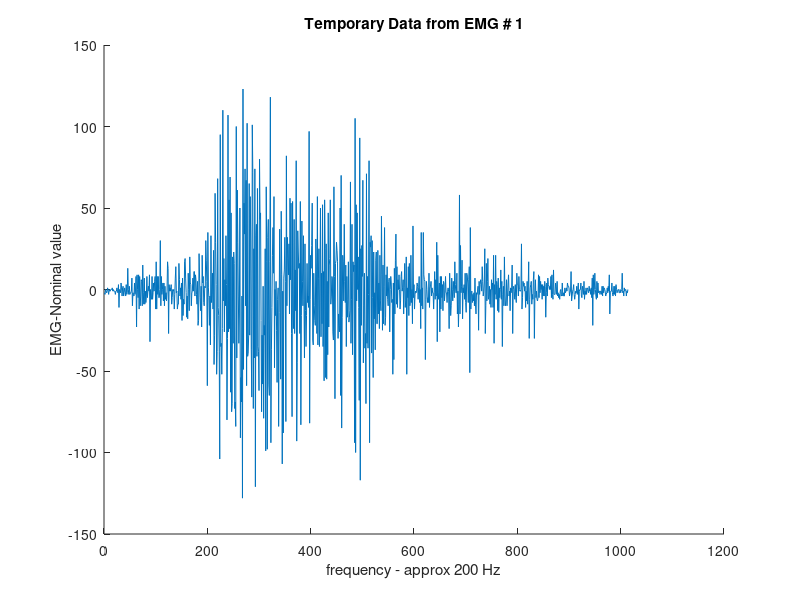
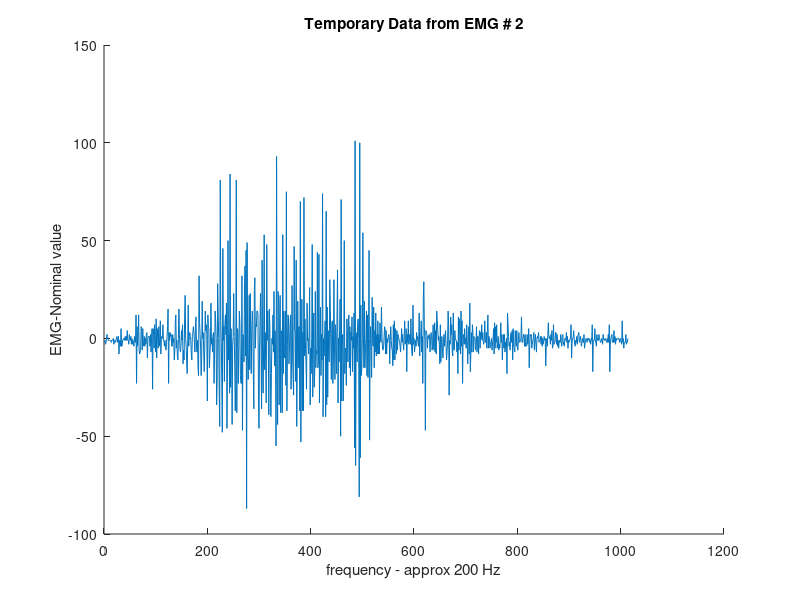
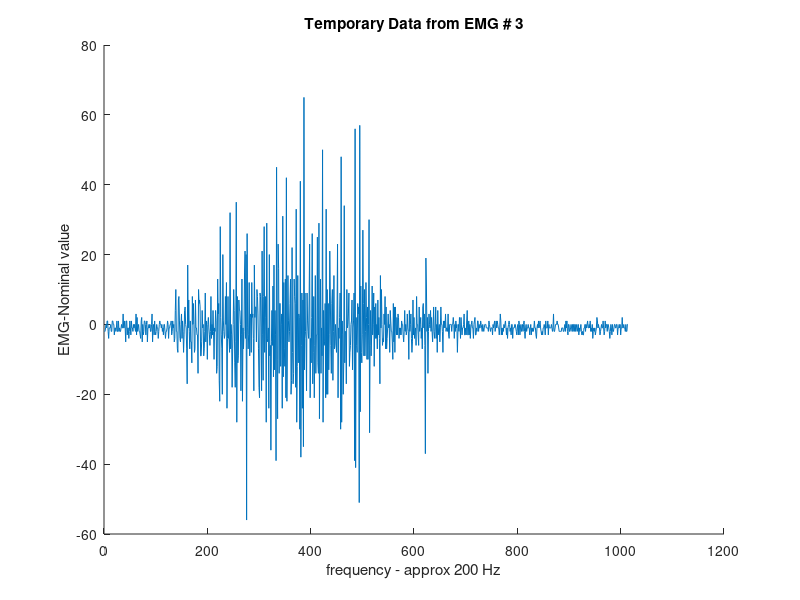
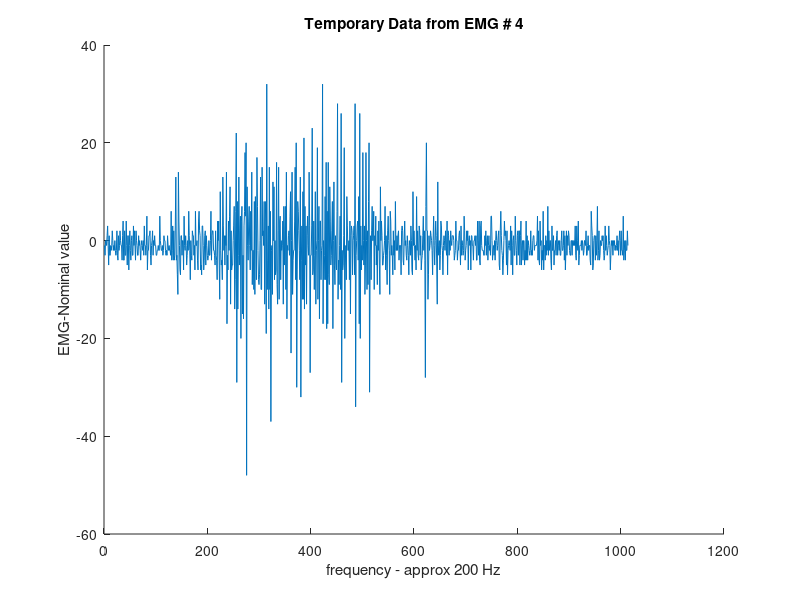

Write MATLAB code to recreate these figures, in order.
% EMG Data 

base = csvread('06021/Fist.csv');

nval = size(base,1);
mval = size(base,2);

%% rectify signals
% for i=1:nval
%    for j=1:mval
%        if (base(i,j) < 0)
%           base(i,j) = 0;
%        end
%    end
% end

%% Plotting
t = linspace(1, nval, nval);
% Plot for each EMG 

Base_avg=mean(base);

for i=1:mval
    figure(i)
    hold on
    plot(t, base(:,i));
    hold off
    str = sprintf('Temporary Data from EMG # %d',i);
    title(str);
    xlabel('frequency - approx 200 Hz')
    ylabel('EMG-Nominal value');
end



% Base -  Plot Norm
norm_base = zeros(nval,1);
for i=1:size(base,1);
  norm_base(i) = norm(base(i,1:8));
end
    
figure(1000)
hold on
plot(t, norm_base);
title('Temporary EMG Data - Norm');
xlabel('frequency - approx 200 Hz')
ylabel('EMG-Vector Norm');
hold off

